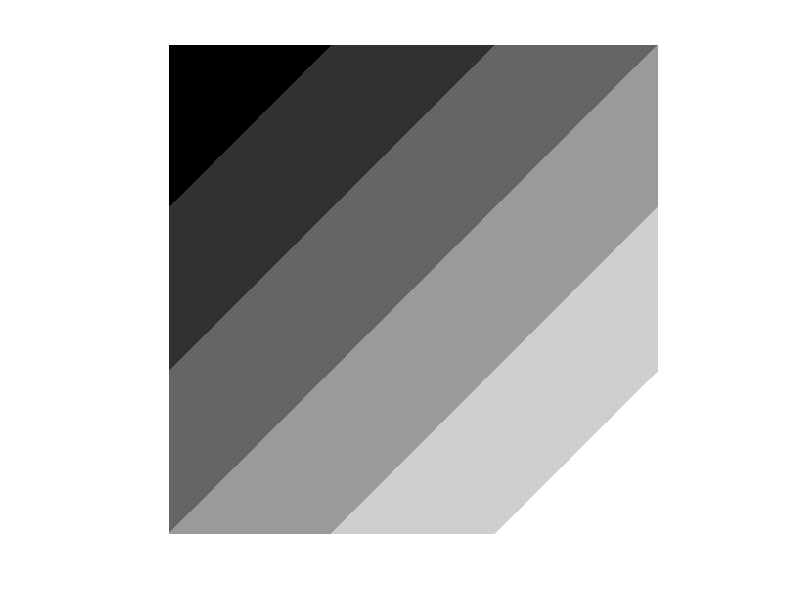

Write the MATLAB code that produced this figure. (Note: this script raises an error after producing the figure.)
close all;
clear;

f = zeros(500);
[M, N] = size(f);
for m=1:M
    for n=1:N
        if m+n < round(M/3)
            f(m, n) = 0*round(255/6);
        end
        
        if m+n >= round(M/3) && m+n < 2*round(M/3)
            f(m, n) = 1*round(255/6);
        end
        
        if m+n >= 2*round(M/3) && m+n < M
            f(m, n) = 2*round(255/6);
        end
        
        if m+n >= M && m+n < round(M/3)+M
            f(m, n) = 3*round(255/6);
        end
        
        if m+n >= M+166 && m+n <2*round(M/3)+M
            f(m, n) = 4*round(255/6);
        end
        
        if m+n >= 2*round(M/3)+M && m+n <= M+N
            f(m, n) = 5*round(255/6);
        end
        
    end
end

imshow(f, [])

%----------------------------------A------------------------------------
h = zeros(1, 256);
for m=1:M
    for n=1:N
       s=f(m, n);
       h(s+1)=h(s+1)+1;
    end
end

% figure, plot(h)

%---------------------------------B------------------------------------
T1=127;
g1 = f > T1;

% figure, imshow(g1, [])

T2 = global_adaptive(f, h);
g2 = f > T2;

% figure, imshow(g2, [])

%---------------------------------C------------------------------------
g = f/max(max(f));

k=0.2;
g3 = random_dither(g, k);
% figure, imshow(g3, [])

k=0.5;
g4 = random_dither(g, k);
% figure, imshow(g4, [])

k=1;
g5 = random_dither(g, k);
% figure, imshow(g5, [])

k=1.5;
g6 = random_dither(g, k);
% figure, imshow(g6, [])

%---------------------------------D------------------------------------
I2 = [1 2 ; 3 0];
I4 = [4*I2+1 4*I2+2 ; 4*I2+3 4*I2];
I8 = [4*I4+1 4*I4+2 ; 4*I4+3 4*I4];

I2 = I2 / max(max(I2));
I4 = I4 / max(max(I4));
I8 = I8 / max(max(I8));

g7 = ordered_dither(g, I2);
% figure, imshow(g7, [])

g8 = ordered_dither(g, I4);
% figure, imshow(g8, [])

g9 = ordered_dither(g, I8);
% figure, imshow(g9, [])

%---------------------------------E------------------------------------
g10 = normal_error_diffusion(g);
% figure, imshow(g10, [])

g11 = serpentine_error_diffusion(g);
% figure, imshow(g11, [])

%---------------------------------F------------------------------------
g12 = dot_diffusion();
% figure, imshow(g12, [])


